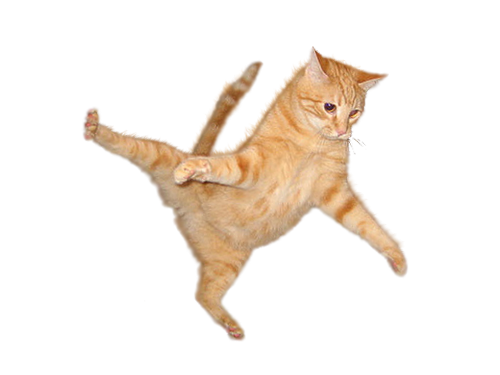
#> input picture cat.png, 500 x 375 px
$ python crop-demo.py
#> lines starting #> are read from the running program, lines starting #| are printed output that depends on the picture
### crop_image/crop.py
from PIL import ImageFilter
from PIL import Image


def find_top_pixel(image: Image):
    for y in range(image.height):
        for x in range(image.width):
            r, g, b, a = image.getpixel((x, y))
            # print(f"x: {x:3}, y: {y:3} -> {(r, g, b, a)}")
            if a == 255:
                return y
    return -1


def find_bottom_pixel(image: Image):
    for y in range(image.height - 1, -1, -1):
        for x in range(image.width):
            r, g, b, a = image.getpixel((x, y))
            # print(f"x: {x:3}, y: {y:3} -> {(r, g, b, a)}")
            if a == 255:
                return y
    return -1


def find_left_pixel(image: Image):
    for x in range(image.width):
        for y in range(image.height):
            r, g, b, a = image.getpixel((x, y))
            # print(f"x: {x:3}, y: {y:3} -> {(r, g, b, a)}")
            if a == 255:
                return x
    return -1


def find_right_pixel(image: Image):
    for x in range(image.width - 1, -1, -1):
        for y in range(image.height):
            r, g, b, a = image.getpixel((x, y))
            # print(f"x: {x:3}, y: {y:3} -> {(r, g, b, a)}")
            if a == 255:
                return x
    return -1


def find_crop_edges(image: Image):
    left = find_left_pixel(image)
    top = find_top_pixel(image)
    right = find_right_pixel(image)
    bottom = find_bottom_pixel(image)
    return left, top, right, bottom


def is_argb(image: Image) -> bool:
    return len(image.getpixel((0, 0))) == 4


def crop_object_and_strech(image: Image) -> Image:
    if not is_argb(image):
        raise Exception("The provided Image has to be ARGB")
    og_size = image.size
    filtered_img = image.filter(ImageFilter.MedianFilter)
    crop_edge = find_crop_edges(filtered_img)
    return image.crop(crop_edge).resize(og_size)

### crop-demo.py
import os
from PIL import Image
from crop_image.crop import crop_object_and_strech


def is_windows():
  return os.name == 'nt'


def get_name_path(img_path: str) -> str:
  return img_path.split("\\" if is_windows() else "/")[-1].split(".")[0]


src = "cat.png"
img_name = get_name_path(src)
f_name = f"{img_name}_crp.png"
imread: Image = Image.open(src)
#> imread is the input picture: PIL image 500x375 RGBA; mean R, G, B, A 203.5, 187.7, 173.7, 44.3
og_size = imread.size
#> og_size = (500, 375)
crop_object_and_strech(imread).resize(og_size).save(f_name)
#> in find_crop_edges, `left = find_left_pixel(image)`: left = 87
#> in find_crop_edges, `top = find_top_pixel(image)`: top = 51
#> in find_crop_edges, `right = find_right_pixel(image)`: right = 403
#> in find_crop_edges, `bottom = find_bottom_pixel(image)`: bottom = 336
#> in crop_object_and_strech, `crop_edge = find_crop_edges(filtered_img)`: crop_edge = (87, 51, 403, 336)
#> in crop_object_and_strech, `return image.crop(crop_edge).resize(og_size)`:
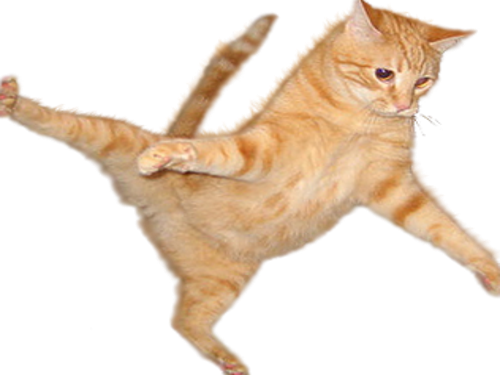
#> returned value: PIL image 500x375 RGBA; mean R, G, B, A 83.2, 65.6, 48.1, 91.8; transparent parts drawn white
